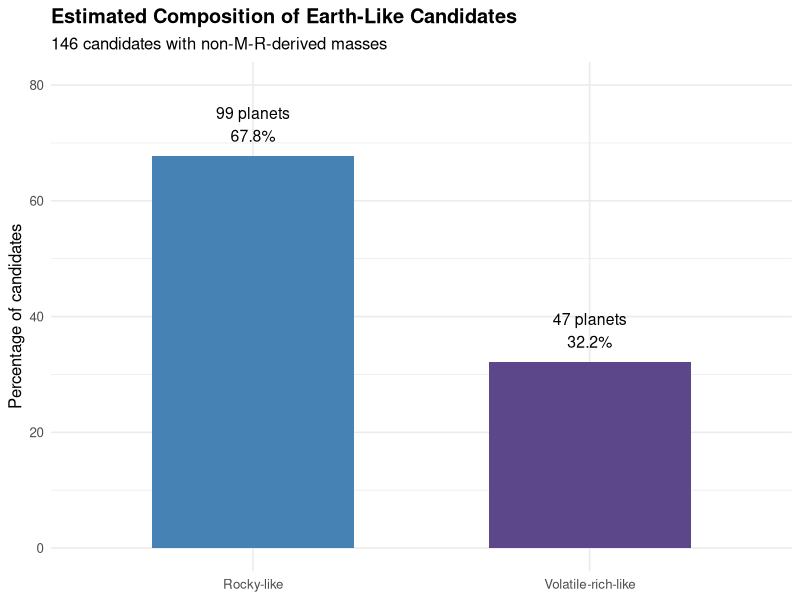
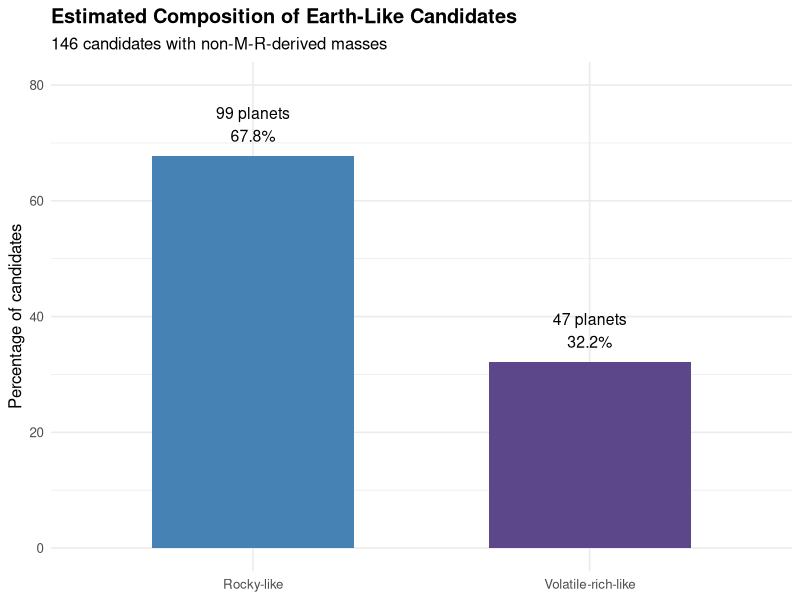

Generate these figures, in order, with R: (Note: this script raises an error after producing the figures.)
# Albina Q2: Earth-like radius, mass, and rocky composition

# CONDITIONS:
# Radius: 0.5 < pl_rade <= 1.5 Earth radii
# Mass: 0.1 < pl_bmasse <= 3 Earth masses
# A planet must satisfy both conditions.

library(ggplot2)

# Import the shared ESI results
esi_results <- read.csv("data/processed/esi_results.csv")

# Select planets within Earth-like radius and mass boundaries
earth_candidates <- esi_results[
  !is.na(esi_results$pl_rade) &
    !is.na(esi_results$pl_bmasse) &
    esi_results$pl_rade > 0.5 &
    esi_results$pl_rade <= 1.5 &
    esi_results$pl_bmasse > 0.1 &
    esi_results$pl_bmasse <= 3,
]

# Count the qualifying planets
nrow(earth_candidates)

# Calculate Interior ESI using radius and density

earth_candidates$radius_score <- (
  1 - abs(
    (earth_candidates$pl_rade - 1) /
      (earth_candidates$pl_rade + 1)
  )
)^0.57

earth_candidates$density_score <- (
  1 - abs(
    (earth_candidates$pl_dens - 5.514) /
      (earth_candidates$pl_dens + 5.514)
  )
)^1.07

earth_candidates$interior_esi <- sqrt(
  earth_candidates$radius_score *
    earth_candidates$density_score
)

# Number with enough information for Interior ESI
sum(!is.na(earth_candidates$interior_esi))

# Check how planet masses were obtained
table(
  earth_candidates$pl_bmassprov,
  useNA = "ifany"
)

# Exclude masses estimated from a mass-radius relationship
empirical_candidates <- earth_candidates[
  !is.na(earth_candidates$pl_bmassprov) &
    earth_candidates$pl_bmassprov != "M-R relationship",
]

# Confirm sample size and mass provenance
nrow(empirical_candidates)

table(empirical_candidates$pl_bmassprov)

# Calculate expected mass from both empirical relationships
empirical_candidates$rocky_expected_mass <-
  0.90 * empirical_candidates$pl_rade^3.45

empirical_candidates$volatile_expected_mass <-
  1.74 * empirical_candidates$pl_rade^1.58

# Measure which relationship each planet is closer to
empirical_candidates$rocky_difference <- abs(
  log(
    empirical_candidates$pl_bmasse /
      empirical_candidates$rocky_expected_mass
  )
)

empirical_candidates$volatile_difference <- abs(
  log(
    empirical_candidates$pl_bmasse /
      empirical_candidates$volatile_expected_mass
  )
)

# Assign the closer empirical composition
empirical_candidates$composition <- ifelse(
  empirical_candidates$rocky_difference <=
    empirical_candidates$volatile_difference,
  "Rocky-like",
  "Volatile-rich-like"
)

# Show counts
composition_counts <- table(
  empirical_candidates$composition
)

composition_counts

# Show percentages
round(
  prop.table(composition_counts) * 100,
  1
)

# Prepare classification results for plotting
composition_summary <- data.frame(
  composition = names(composition_counts),
  count = as.numeric(composition_counts)
)

composition_summary$percent <- round(
  composition_summary$count /
    sum(composition_summary$count) * 100,
  1
)

# Create composition chart
composition_plot <- ggplot(
  composition_summary,
  aes(
    x = composition,
    y = percent,
    fill = composition
  )
) +
  geom_col(width = 0.6) +
  geom_text(
    aes(
      label = paste0(
        count,
        " planets\n",
        percent,
        "%"
      )
    ),
    vjust = -0.4,
    size = 4
  ) +
  scale_fill_manual(
    values = c(
      "Rocky-like" = "steelblue",
      "Volatile-rich-like" = "mediumpurple4"
    )
  ) +
  labs(
    title = "Estimated Composition of Earth-Like Candidates",
    subtitle = "146 candidates with non-M-R-derived masses",
    x = NULL,
    y = "Percentage of candidates"
  ) +
  ylim(0, 80) +
  theme_minimal(base_size = 12) +
  theme(
    legend.position = "none",
    plot.title = element_text(face = "bold")
  )

composition_plot

ggsave(
  filename = "analyses/q2_albina_rocky_planets/composition_breakdown.png",
  plot = composition_plot,
  width = 7,
  height = 5,
  dpi = 300
)

write.csv(
  empirical_candidates[
    c(
      "pl_name",
      "composition",
      "interior_esi",
      "pl_rade",
      "pl_bmasse",
      "pl_dens",
      "pl_bmassprov"
    )
  ],
  "data/processed/albina_composition_results.csv",
  row.names = FALSE
)

rocky_ranked <- empirical_candidates[
  empirical_candidates$composition == "Rocky-like" &
    !is.na(empirical_candidates$interior_esi),
]

rocky_ranked <- rocky_ranked[
  order(rocky_ranked$interior_esi, decreasing = TRUE),
  c(
    "pl_name",
    "pl_rade",
    "pl_bmasse",
    "pl_dens",
    "pl_bmassprov",
    "interior_esi",
    "composition"
  )
]

head(rocky_ranked, 10)

write.csv(
  rocky_ranked,
  "analyses/q2_albina_rocky_planets/rocky_candidates_ranked.csv",
  row.names = FALSE
)

# Select the ten highest-ranked rocky-like planets
top_10_rocky <- head(rocky_ranked, 10)

# Arrange planet names from highest to lowest
top_10_rocky$pl_name <- factor(
  top_10_rocky$pl_name,
  levels = rev(top_10_rocky$pl_name)
)

# Create the plot
top_10_plot <- ggplot(
  top_10_rocky,
  aes(x = interior_esi, y = pl_name)
) +
  geom_point(
    color = "steelblue",
    size = 4
  ) +
  geom_text(
    aes(label = sprintf("%.3f", interior_esi)),
    nudge_x = 0.0005,
    hjust = 0,
    size = 3.5
  ) +
  scale_x_continuous(
    limits = c(0.987, 1.001),
    breaks = seq(0.988, 1.000, 0.002)
  ) +
  labs(
    title = "Highest Interior ESI Rocky-Like Candidates",
    subtitle =  "Top 10 of rocky-like planets with density data",
    caption = "Interior ESI uses radius and density only.\nValues closer to 1 indicate greater Earth similarity.",
    x = "Interior Earth Similarity Index",
    y = NULL
  ) +
  theme_minimal(base_size = 12)

top_10_plot

ggsave(
  "analyses/q2_albina_rocky_planets/top_10_rocky_candidates.png",
  plot = top_10_plot,
  width = 8,
  height = 5,
  dpi = 300
)
